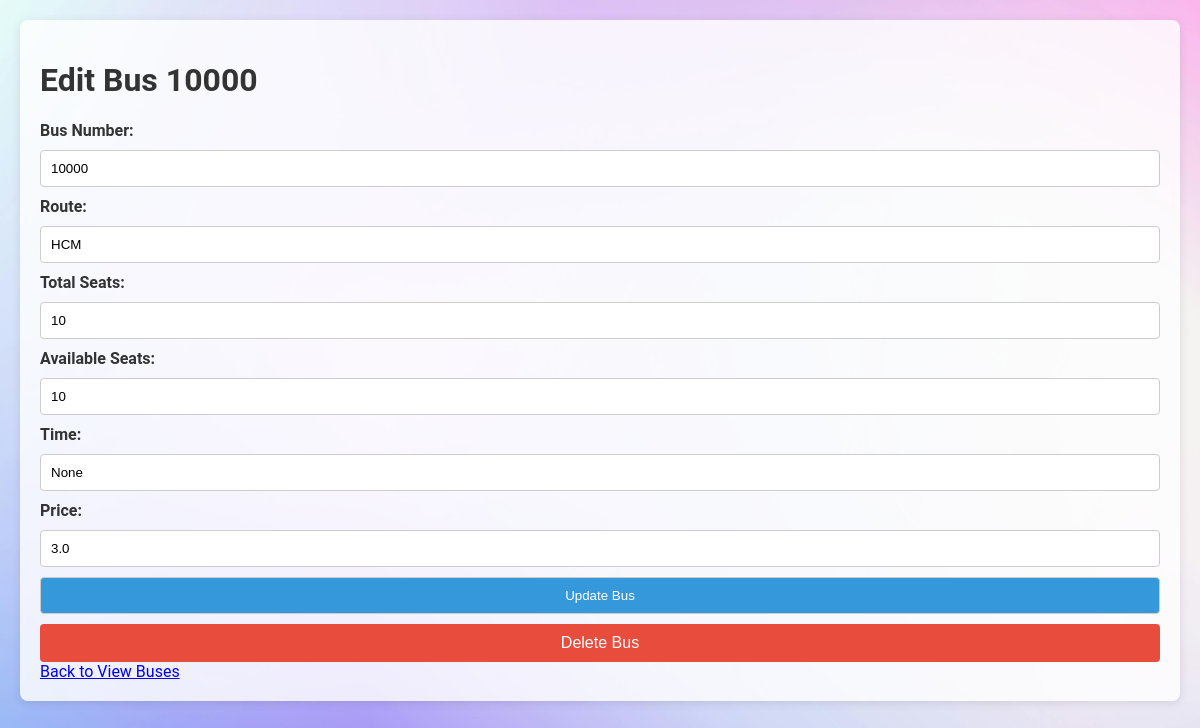
The page /edit_bus/6 (signed in) on the database as committed earlier.
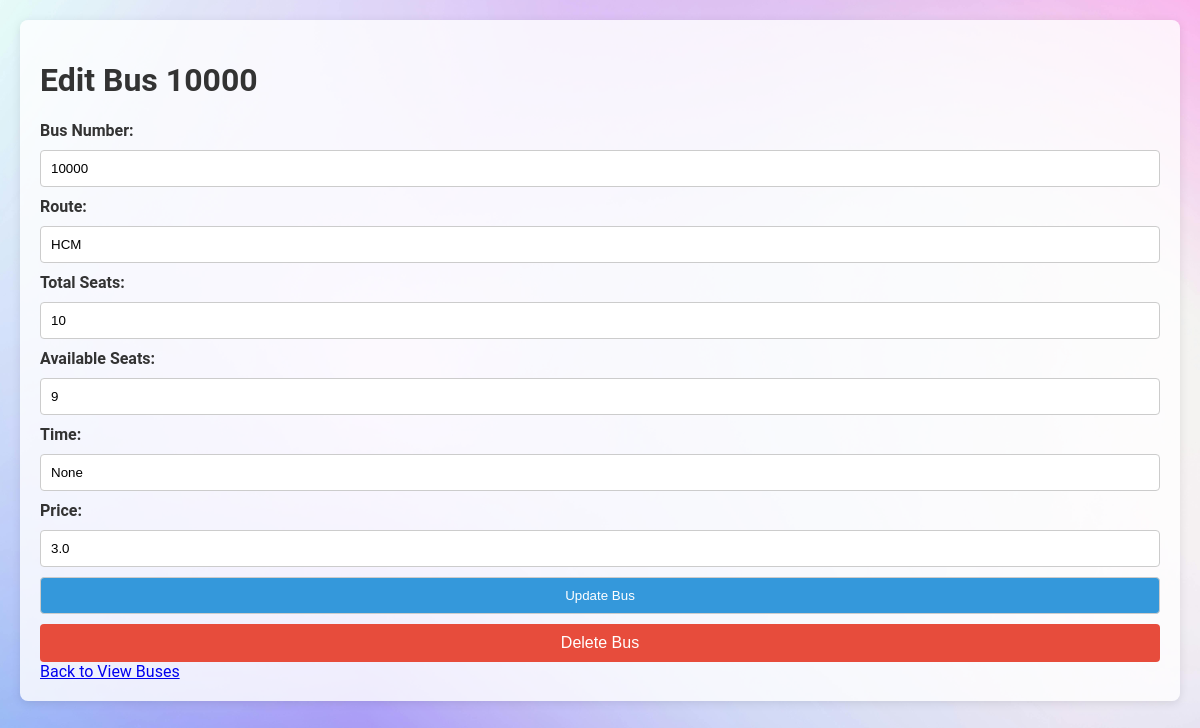
The same page on the database as committed later.
### tables this page shows
CREATE TABLE buses (
            id INTEGER PRIMARY KEY,
            bus_number TEXT NOT NULL,
            route TEXT NOT NULL,
            total_seats INTEGER NOT NULL,
            available_seats INTEGER NOT NULL
        , time TEXT, price REAL DEFAULT 0.0);

### app.py (the view, shortened to what this page needs)
@app.route('/edit_bus/<int:bus_id>', methods=['GET', 'POST'])
def edit_bus(bus_id):
    user_id = session.get('user_id')
    if not user_id:
        flash('You need to log in to edit buses.')
        return redirect(url_for('login'))
    user = get_user_by_id(user_id)
    if user is None or user[1] != 'admin':
        flash('You do not have permission to edit buses.')
        return redirect(url_for('home'))
    bus = get_bus(bus_id)
    if bus is None:
        flash('Bus not found.')
        return redirect(url_for('view_buses_route'))
    return render_template('edit_bus.html', bus=bus, user=user)

### database.py (called while the page is built)
def get_user_by_id(user_id):
    conn = sqlite3.connect('bus_reservation.db')
    cursor = conn.cursor()
    cursor.execute('SELECT * FROM users WHERE id = ?', (user_id,))
    user = cursor.fetchone()
    conn.close()
    return user

def get_bus(bus_id):
    conn = sqlite3.connect('bus_reservation.db')
    cursor = conn.cursor()
    cursor.execute('SELECT * FROM buses WHERE id = ?', (bus_id,))
    bus = cursor.fetchone()
    conn.close()
    return bus

### templates/edit_bus.html (shortened to what this page needs)
<!DOCTYPE html>
<html lang="en">
<head>
    <link rel="stylesheet" type="text/css" href="{{ url_for('static', filename='styles.css') }}">
</head>
<body>
    <div class="container">
        <h1>Edit Bus {{ bus[1] }}</h1>
        <form action="{{ url_for('edit_bus', bus_id=bus[0]) }}" method="POST">
            <label for="bus_number">Bus Number:</label>
            <input type="text" id="bus_number" name="bus_number" value="{{ bus[1] }}" required>
            <label for="route">Route:</label>
            <input type="text" id="route" name="route" value="{{ bus[2] }}" required>
            <label for="total_seats">Total Seats:</label>
            <input type="number" id="total_seats" name="total_seats" value="{{ bus[3] }}" required>
            <label for="available_seats">Available Seats:</label>
            <input type="number" id="available_seats" name="available_seats" value="{{ bus[4] }}" required>
            <label for="time">Time:</label>
            <input type="text" id="time" name="time" value="{{ bus[5] }}" required>
            <label for="price">Price:</label>
            <input type="number" id="price" name="price" value="{{ bus[6] }}" step="0.01" required>
            <button type="submit">Update Bus</button>
        </form>
        <form action="{{ url_for('delete_bus', bus_id=bus[0]) }}" method="POST" onsubmit="return confirm('Are you sure you want to delete this bus?');">
            <button type="submit" class="button delete-button">Delete Bus</button>
        </form>
        <a href="{{ url_for('view_buses_route') }}">Back to View Buses</a>
    </div>
</body>
</html>

Rows that differ between the two databases and show on the page:
changed buses "HCM": available_seats "10" → "9"
